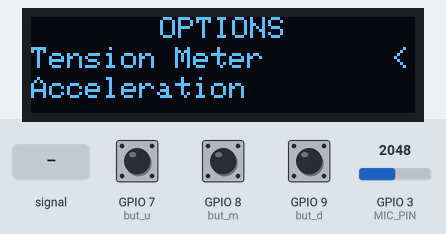
The program below on a simulated Seeed XIAO ESP32-S3. Parts: 128×32 one-colour display. The inputs (shaded band) are chosen by the test bench; at power-on: GPIO 8 (but_m) HIGH, GPIO 9 (but_d) HIGH, GPIO 3 (MIC_PIN) = 2048, GPIO 7 (but_u) HIGH.

Above: at 1.2 s.
1.3 s: GPIO 8 (but_m) pulled LOW for 0.15 s
At 2.5 s:
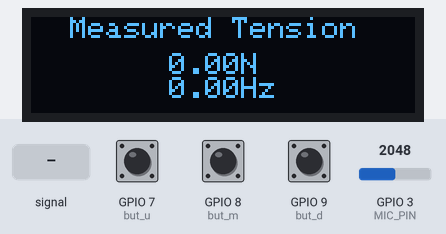
2.9 s: GPIO 3 (MIC_PIN) fed a 200 Hz sine of ±327 counts around its level
At 2.94 s:
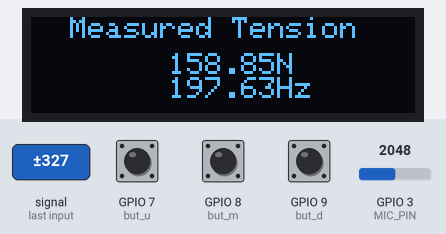
4.6 s: GPIO 3 (MIC_PIN) fed a 1000 Hz sine of ±1023 counts around its level
At 5.8 s:
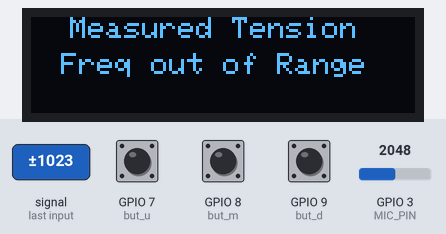
6.1 s: GPIO 3 (MIC_PIN) fed a 2 Hz sine of ±1228 counts around its level
At 6.19 s:
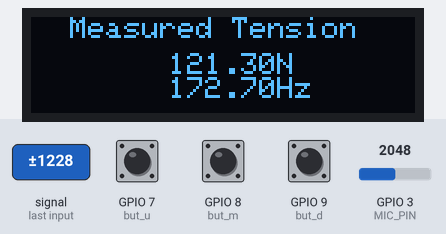
7.6 s: GPIO 8 (but_m) pulled LOW for 1 s
At 8.1 s:
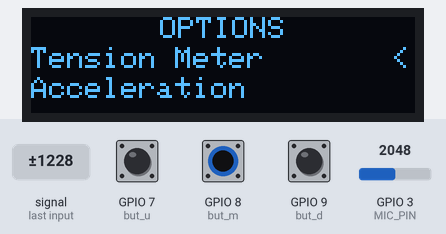
10.1 s: GPIO 9 (but_d) pulled LOW for 0.15 s
At 10.4 s:
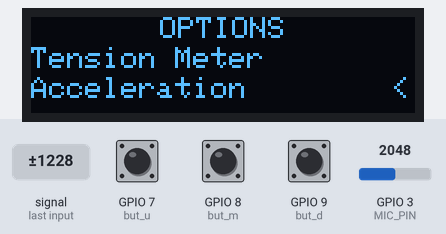
Timing chart, 0 to 12.7 s (numbered marks = the images above; inputs shaded):
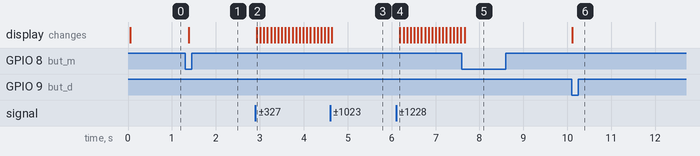

Measured:
- after the input at 1.3 s, the display: changes after 0.08 s (image 1)
- after the input at 2.9 s, the display: changes at once (image 2)
- after the input at 4.6 s, the display: changes at once (image 3)
- after the input at 6.1 s, the display: changes after 0.09 s (image 4)
- after the input at 7.6 s, the display: changes after 0.07 s (image 5)
- after the input at 10.1 s, the display: changes at once (image 6)

The program:

main.cpp
```cpp
#include <Arduino.h>
#include <Accel.h>
#include <Mic.h>
#include <Screen.h>
#include <Tension.h>

// Flags
// #define EASTEREGGS
// #define DEBUG

// Button Inputs
static const uint8_t but_u = D8;
static const uint8_t but_m = D9;
static const uint8_t but_d = D10;

// Debouncing
unsigned long tNow, tLast;
unsigned long interval = 150;

// Sub-Menu Logic
int subMenuState = 0;
int lastButtonState_d = HIGH;
int lastButtonState_u = HIGH;
int lastButtonState_m = HIGH;

// Prototypes
void menuTension();
void menuAccel();
void menuCon();


void setup()
{
  // Screen Begin
  screenSetup();

  // Serial Begin
  #ifdef DEBUG
    Serial.begin(9600);
  #endif

  // Call menu welcom screen
  welcome();

  // Mic Setup
  setupMic();

  // Accelerometer Begin
  //setupAccel();

  // Button Inputs
  pinMode(but_u, INPUT_PULLUP);
  pinMode(but_m, INPUT_PULLUP);
  pinMode(but_d, INPUT_PULLUP);

  // Draw Main Menu
  menuMain();
}

void loop(){

  tNow = millis();
  menuCon();
}

/*
The following functions are responsible for drawing the menus and setting their state
*/

// Draw the Tension Meter Sub menu
void menuTension(){
    subMenuState = 1;
    //Serial.println(subMenuState);
    display.clearDisplay();
    display.setCursor(13, 0);
    display.print("Measured Tension");
    display.setCursor(46, 12);
    float freq=getDominantFrequency();
    float ten=tension(freq,0.0083,0.350);
    if (ten>1000){
      display.setCursor(10, 12);
      display.print("Freq out of Range");
    }
    else {
      //Calculate tension from analog audio input
      #ifdef DEBUG
        Serial.println(ten);
      #endif

      display.print(String(ten)+"N");
      display.setCursor(46, 20);
      display.print(String(freq)+"Hz");

    }

    display.display();
}

// Draw the Ambient Temp Sub menu
void menuAccel(){
    subMenuState = 2;
    //Serial.println(subMenuState);
    display.clearDisplay();
    display.setCursor(25, 0);
    display.print("Acceleration");
    if ((tNow - tLast) >= interval){
      getAccelCorrected();
    }

    #ifdef DEBUG
      Serial.print(accelXg);
      Serial.print(" ");
      Serial.print(accelYg);
      Serial.print(" ");
      Serial.println(accelZg);
    #endif

    display.setCursor(0, 12);
    display.print("X:"+String(abs(accelXg))+"Gs"); // Get acceleration values from MPU6050 in mm/s^2
    display.setCursor(60, 12);
    display.print("Y:"+String(abs(accelYg))+"Gs");
    display.setCursor(0, 25);
    display.print("Z:"+String(abs(accelZg))+"Gs");
    display.display();
}

// Sub Menu Control Logic, handles navigating and re-drawing the menus
void menuCon(){

  switch (subMenuState){
  case 0:
    if ((tNow - tLast) >= interval){
      int buttonState_d = digitalRead(but_d);
      int buttonState_u = digitalRead(but_u);
      int buttonState_m = digitalRead(but_m);

      if (buttonState_d == lastButtonState_d && buttonState_u == lastButtonState_u && buttonState_m == lastButtonState_m){
        // The button state hasn't changed, so don't proceed
        return;
      }

      tLast = tNow;

      if (buttonState_d == LOW){
        if (curPos[1] + 10 <= 20 && curPos[1] != 20){
          curPos[1] = curPos[1] + 10;
          menuMain();
        }
      }

      if (buttonState_u == LOW){
        if (curPos[1] - 10 >= 10 && curPos[1] != 10){
          curPos[1] = curPos[1] - 10;
          menuMain();
        }
      }

      if (buttonState_m == LOW){
        if (curPos[1] == 10){
          subMenuState = 1;
        }

        if (curPos[1] == 20){
          subMenuState = 2;
        }
      }

      lastButtonState_d = buttonState_d;
      lastButtonState_u = buttonState_u;
      lastButtonState_m = buttonState_m;
    }
    break;

  case 1: // I think I can steal the control logic from above and dump it into the other submenu cases. If thats the case, functions for each menu make sense.

    menuTension();

    if ((tNow - tLast) >= interval){
      int buttonState = digitalRead(but_m);
      if (buttonState == lastButtonState_m){
        return;
      }

      tLast = tNow;
      lastButtonState_m = buttonState;
      if (digitalRead(but_m) == LOW){
        menuMain(); // sends back to main menu
      }
    }
    break;

  case 2:

    menuAccel();

    if ((tNow - tLast) >= interval){
      int buttonState = digitalRead(but_m);
      if (buttonState == lastButtonState_m){
        return;
      }

      tLast = tNow;
      lastButtonState_m = buttonState;
      if (digitalRead(but_m) == LOW){
        menuMain(); // sends back to main menu
      }
    }
    break;
  }
}
```

Accel.h
```cpp
#ifndef ACCEL_H
#define ACCEL_H

#include <Wire.h>
#include <MPU6050.h>

extern MPU6050 accel;
extern float accelXg, accelYg, accelZg;

void getAccelCorrected();
void setupAccel();

#endif
```

Mic.h
```cpp
#ifndef MIC_H
#define MIC_H

#include <arduinoFFT.h>

#define SAMPLES 128
#define SAMPLING_FREQUENCY 2048
#define VOLT_OFFSET 250
#define MIC_PIN A2

static unsigned int samplingPeriod;
static unsigned long microSeconds;

static double vReal[SAMPLES];
static double vImag[SAMPLES];

void setupMic();
double getDominantFrequency();

#endif
```

Screen.h
```cpp
#ifndef SCREEN_H
#define SCREEN_H

#include <Adafruit_GFX.h>
#include <Adafruit_SSD1306.h>

#define SCREEN_WIDTH 128
#define SCREEN_HEIGHT 32
#define OLED_RESET -1
#define SCREEN_ADDRESS 0x3C

extern Adafruit_SSD1306 display;
extern int subMenuState;
extern int curPos[2];


void welcome(void);
void menuMain(void);
void screenSetup(void);

#endif
```

Tension.h
```cpp
#ifndef TENSION_H
#define TENSION_H

#include <Arduino.h>

// Calculates belt tension from frequency and linear density
float tension(float freq, float mu, float len);

#endif
```

Accel.cpp
```cpp
#include "Accel.h"

MPU6050 accel;

float accelXg, accelYg, accelZg = 0;
static unsigned long prevTime = 0;
static float timeDiff = 0;
static float timeConst = 100;
static float alpha = 0;
static float data = 0;
static float filtered = 0;

void setupAccel() {
  // Accelerometer Begin
  Wire.begin(); // Start the wire libary (used by the accelerometer)
  accel.initialize();      // Initialize the accelerometer
  accel.CalibrateAccel(6); // Calibrate the accelerometer with 6 loops
}

void getAccelCorrected() {
    int16_t ax, ay, az;
    accel.getAcceleration(&ax, &ay, &az);

    timeDiff = micros() - prevTime;
    prevTime = micros();
    alpha = timeDiff / (timeConst + timeDiff);

    float rawAccelXg = float(ax) / 8192 /2 ;
    float rawAccelYg = float(ay) / 8192 /2;
    float rawAccelZg = float(az) / 8192 /2 ;

    accelXg = accelXg + alpha * (rawAccelXg - accelXg);
    accelYg = accelYg + alpha * (rawAccelYg - accelYg);
    accelZg = accelZg + alpha * (rawAccelZg - accelZg);
}
```

Mic.cpp
```cpp
#include "Mic.h"

ArduinoFFT<double> FFT = ArduinoFFT<double>(vReal, vImag, SAMPLES, SAMPLING_FREQUENCY);

static unsigned long prevTime = 0;
static float timeDiff = 0;
static float timeConst = 10;
static float alpha = 0;
static float data = 0;
static float filtered = 0;

void setupMic() {
    // Mic Setup
    samplingPeriod = round(1000000*(1.0/SAMPLING_FREQUENCY));
}

double getDominantFrequency() {
    for(int i=0; i<SAMPLES; i++) {
        microSeconds = micros();

        timeDiff = micros() - prevTime;
        prevTime = micros();
        alpha = timeDiff / (timeConst + timeDiff);
        data = analogRead(MIC_PIN) - VOLT_OFFSET;
        filtered = filtered + alpha * (data - filtered);

        vReal[i] = filtered;
        vImag[i] = 0;

        while(micros() < (microSeconds + samplingPeriod)) {
            //do nothing
        }
    }

    FFT.windowing(vReal, SAMPLES, FFT_WIN_TYP_HAMMING, FFT_FORWARD);
    FFT.compute(vReal, vImag, SAMPLES, FFT_FORWARD);
    FFT.complexToMagnitude(vReal, vImag, SAMPLES);

    double peak = FFT.majorPeak(vReal, SAMPLES, SAMPLING_FREQUENCY);
    return peak;
}
```

Screen.cpp
```cpp
#include "Screen.h"

Adafruit_SSD1306 display(SCREEN_WIDTH, SCREEN_HEIGHT, &Wire, OLED_RESET);
int curPos[2] = {120, 10};

void screenSetup(){
    // Screen Begin
  if (!display.begin(SSD1306_SWITCHCAPVCC, SCREEN_ADDRESS)){ // SSD1306_SWITCHCAPVCC = generate display voltage from 3.3V internally
    Serial.println(F("SSD1306 allocation failed"));
    for (;;); // Don't proceed, loop forever, if this breaks move semicolon down a line
  }
}

void welcome()
{
  display.clearDisplay();

  display.setTextSize(2); // Draw 2X-scale text
  display.setTextColor(SSD1306_WHITE);

  #ifdef EASTEREGGS
    display.setCursor(20, 0);
    display.println(F("Howdy :)"));
    display.display();
    delay(2000);

    display.setCursor(0, 0);
    display.clearDisplay();
    display.setTextSize(1);
    display.print(F("Damming Torpedoes"));
    display.display();
    delay(500);
    display.print(F("."));
    display.display();
    delay(500);
    display.print(F("."));
    display.display();
    delay(500);
    display.print(F("."));
    display.display();
    delay(500);

    display.setCursor(0, 0);
    display.clearDisplay();
    display.setTextSize(1);
    display.println(F("Opening Podbay Doors"));
    display.display();
    delay(500);
    display.print(F("."));
    display.display();
    delay(500);
    display.print(F("."));
    display.display();
    delay(500);
    display.print(F("."));
    display.display();
    delay(500);

    display.setCursor(0, 0);
    display.clearDisplay();
    display.setTextSize(1);
    display.println(F("Shall we play"));
    display.print(F("a game"));
    display.display();
    delay(700);
    display.print(F("?"));
    display.display();
    delay(500);
#endif

  display.setCursor(35, 0);
  display.clearDisplay();
  display.setTextSize(2);
  display.println(F("AM-MT"));
  display.setTextSize(1);
  display.print(F(" Additive Manufctrng\n      Multi-Tool")); // Add a glitching text animation for EASTEREGGS
  display.display();
  //delay(2000);
}

/*
The following functions are responsible for drawing the menus and setting their state
*/


// Show the options menu
void menuMain()
{
  subMenuState = 0;
  //Serial.println(subMenuState);
  display.clearDisplay();
  display.setCursor(43, 0);
  display.setTextSize(1);
  display.println(F("OPTIONS"));
  display.setCursor(0, 10);
  display.print(F("Tension Meter"));
  display.setCursor(0, 20);
  display.print(F("Acceleration"));
  display.setCursor(curPos[0], curPos[1]);
  display.print("<");
  display.display();
}
```

Tension.cpp
```cpp
#include "Tension.h"

// Calculates belt tension from frequency and linear density
float tension(float freq, float mu, float len)
{
  float tension = mu * pow(2.0 * len * freq, 2);

  return tension;
}
```
